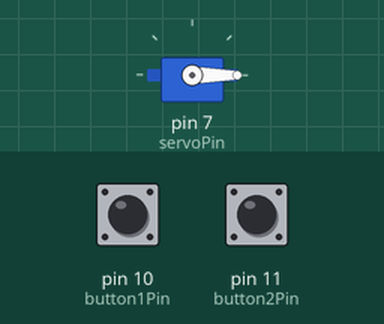
Simulated run of this sketch. Board: Arduino Uno, built with avr-gcc and run on an emulated ATmega328P. Shown: servo. Inputs (shaded band) come from the test bench; at power-on: pin 10 (button1Pin) HIGH, pin 11 (button2Pin) HIGH.

Above: at 1.2 s.
1.3 s: pin 10 (button1Pin) pulled LOW for 0.15 s
At 2.13 s:
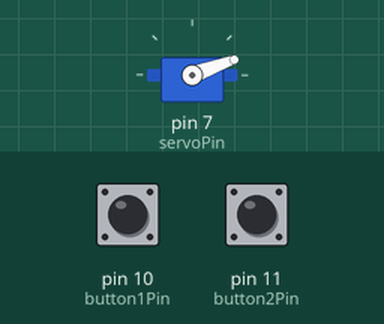
At 6.6 s:
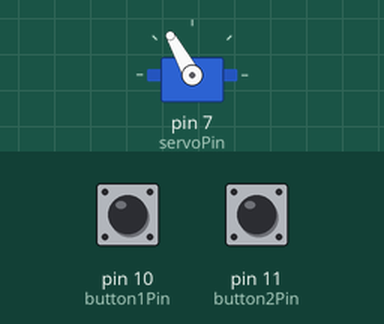
Timing chart, 0 to 13.3 s (numbered marks = the images above; inputs shaded):
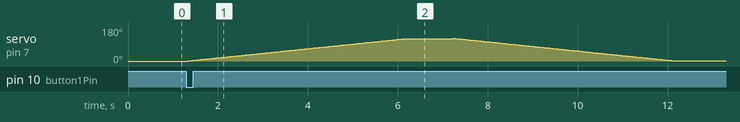

The sketch:

Opdracht_5.ino
```cpp
#include <Servo.h>

const int button1Pin = 10; // Drukknop 1 pin
const int button2Pin = 11; // Drukknop 2 pin
const int servoPin = 7;    // Servomotor pin

Servo servo; // Maak een servo object aan

void setup() {
  pinMode(button1Pin, INPUT_PULLUP); // Drukknop 1 als input met pull-up weerstand
  pinMode(button2Pin, INPUT_PULLUP); // Drukknop 2 als input met pull-up weerstand
  servo.attach(servoPin);             // Servo aan pin 7
  servo.write(0);                     // Zet de servo in de startpositie (0 graden)
}

void loop() {
 delay(100); // Voeg een korte vertraging toe (100 milliseconden)


  if (digitalRead(button1Pin) == LOW && digitalRead(button2Pin) == LOW) { // Als beide knoppen worden ingedrukt
    moveServo(120, 5000, 500); // Beweeg servo naar 120° in 5 seconden, wacht 2 seconden, en keer terug in 0.5 seconden
  } else if (digitalRead(button1Pin) == LOW) { // Als drukknop 1 wordt ingedrukt
    moveServo(120, 5000, 5000);               // Beweeg servo naar 120° in 5 seconden en keer terug in 5 seconden
  } else if (digitalRead(button2Pin) == LOW) { // Als drukknop 2 wordt ingedrukt
    moveServo(120, 500, 500);                 // Beweeg servo naar 120° in 0.5 seconden en keer terug in 0.5 seconden
  }
}

// Functie om de servo te bewegen naar een bepaalde hoek in een bepaalde tijd
void moveServo(int angle, int durationForward, int durationBackward) {
  int initialAngle = servo.read(); // Huidige positie van de servo
  int angleChange = angle - initialAngle; // Hoekverandering die moet worden bereikt
  int stepDelay = durationForward / abs(angleChange); // Tijdsvertraging per stap

  // Beweeg de servo naar de gewenste hoek met de berekende tijdsvertraging
  for (int i = 0; i < abs(angleChange); i++) {
    if (angleChange > 0) {
      servo.write(initialAngle + i); // Verhoog de hoek
    } else {
      servo.write(initialAngle - i); // Verlaag de hoek
    }
    delay(stepDelay); // Wacht tot de volgende stap
  }

  delay(1000); // Voeg een kleine vertraging toe om de beweging zichtbaar te maken

  // Beweeg de servo terug naar de startpositie met de berekende tijdsvertraging
  for (int i = abs(angleChange); i > 0; i--) {
    if (angleChange > 0) {
      servo.write(initialAngle + i); // Verhoog de hoek
    } else {
      servo.write(initialAngle - i); // Verlaag de hoek
    }
    delay(durationBackward / abs(angleChange)); // Wacht tot de volgende stap
  }
}
```

Measured:
- after the input at 1.3 s, servo on pin 7 (servoPin): rises from 0° to 120° in 5.9 s, then falls to 1° in 4.9 s
